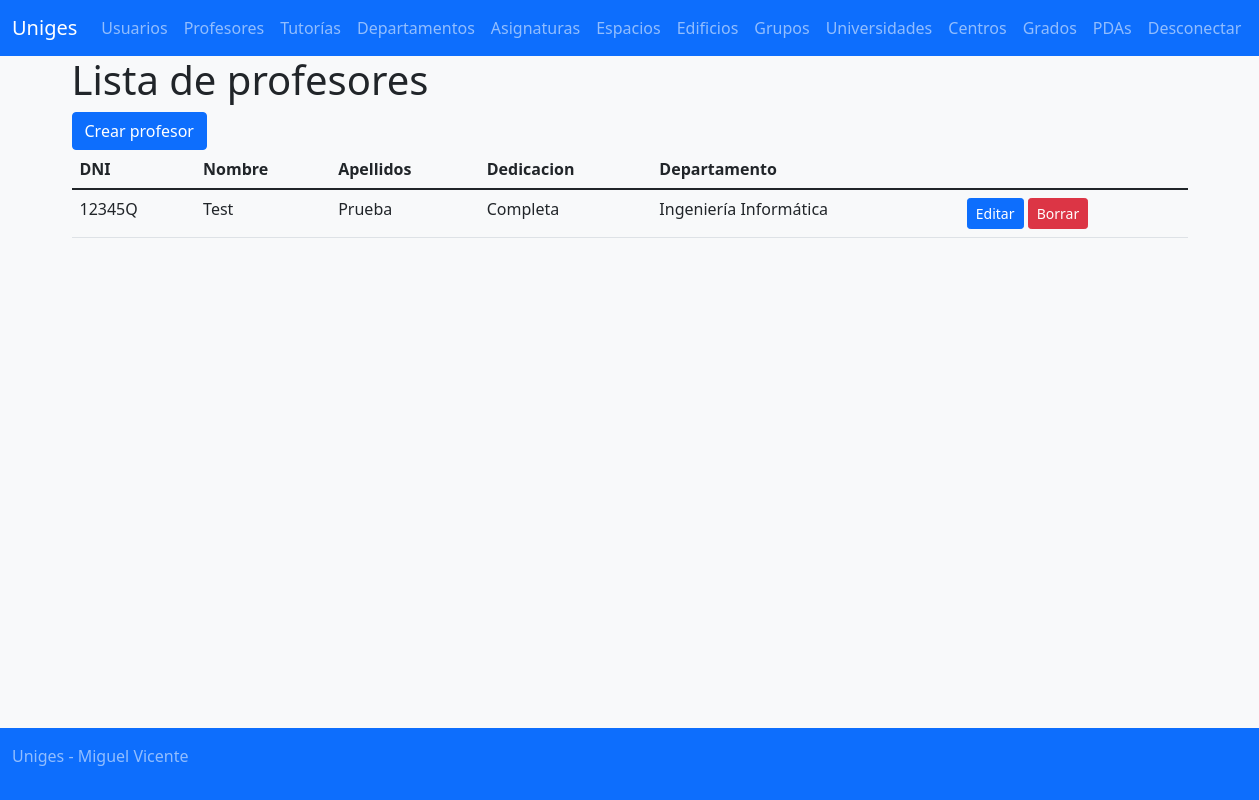
/?controller=professor&action=list (signed in), run on the app's committed database.
### tables this page shows
create table professor (
	id int not null auto_increment primary key,
	academicyear_id int not null,
	department_id int not null,
	dedication varchar(10) not null,
	user_id int not null,
	deleted tinyint(1) not null default 0);

create table user (
       id int not null auto_increment primary key,
	dni varchar(9) not null,
	name varchar(255) not null,
	surname varchar(255) not null,
	email varchar(255),
	password varchar(128),
	deleted tinyint(1) not null default 0);

create table `department` (
	id int not null auto_increment primary key,
	academicyear_id int not null,
	centre_id int not null,
	code varchar(255) not null,
	name varchar(255) not null,
	deleted tinyint(1) not null default 0);

### controladores/ProfessorController.php (called while the page is built, shortened)
<?php
include_once 'modelos/ProfessorModel.php';
include_once 'modelos/DepartmentModel.php';
include_once 'modelos/UserModel.php';
class ProfessorController {
	function list() {
		$professors = ProfessorModel::findAll();
		foreach($professors as &$prof) {
			$user = UserModel::findById($prof->user_id);
			$dept = DepartmentModel::findById($prof->department_id);
			$prof->user = $user;
			$prof->department = $dept;
		}
	}
}
?>

### modelos/ProfessorModel.php (called while the page is built, shortened)
<?php
class ProfessorModel {
	private static function readFromAssoc($fila) {
	    	$res = new ProfessorModel();
		$res->id = $fila["id"];
		$res->academicyear_id = $fila["academicyear_id"];
		$res->department_id = $fila["department_id"];
		$res->dedication = $fila["dedication"];
		$res->deleted = $fila["deleted"];
		$res->user_id = $fila["user_id"];
		return $res;
	}
    public static function findAll() {
	    $conn = Connection::getConnection();
	    $stat = $conn->prepare("SELECT * FROM professor WHERE professor.deleted = 0");
	    $stat->execute();
	    $result = $stat->get_result();
	    $return = array();
	    while($fila = $result->fetch_assoc()) {
	    	array_push($return, ProfessorModel::readFromAssoc($fila));
	    }
	    return $return;
    }
}
?>

### modelos/UserModel.php (called while the page is built, shortened)
<?php
class UserModel {
	static private function readFromAssoc($user_data) {
		$result_user = new UserModel();
		$result_user->id = $user_data["id"];
		$result_user->dni = $user_data["dni"];
		$result_user->name = $user_data["name"];
		$result_user->surname = $user_data["surname"];
		$result_user->email = $user_data["email"];
		$result_user->password = $user_data["password"];
		$result_user->deleted = $user_data["deleted"];
		return $result_user;
	}
	static function findById($id) {
		$conn = Connection::getConnection();
		$stat = $conn->prepare("SELECT * FROM user WHERE id = ? AND deleted = 0");
		$stat->bind_param("i", $id);
		$stat->execute();
		$result = $stat->get_result();
		$user_data = $result->fetch_assoc();
		$result_user = UserModel::readFromAssoc($user_data);
		return $result_user;
	}
}
?>

### modelos/DepartmentModel.php (called while the page is built, shortened)
<?php
class DepartmentModel {
    public static function findById($dept_id) {
	    $conn = Connection::getConnection();
	    $stat = $conn->prepare("SELECT * FROM department WHERE id = ? AND deleted = 0");
	    $stat->bind_param("i", $dept_id);
	    $stat->execute();
	    $result = $stat->get_result();
	    $fila = $result->fetch_assoc();
	    return $fila;
    }
}
?>

### vistas/professor/list.php (the view, shortened to what this page needs)
<h1><?=$strings["professor_list_title"]?></h1>
<?php if(in_array(array("professor", "add"), $sessionPermissions)) { ?>
<a class="btn btn-primary" href="/?controller=professor&action=add"><?=$strings["professor_list_add"]?></a>
<?php } ?>
<table class="table">
	<thead>
		<th scope="col"><?=$strings["user_list_dni"]?></th>
		<th scope="col"><?=$strings["user_list_name"]?></th>
		<th scope="col"><?=$strings["user_list_surname"]?></th>
		<th scope="col"><?=$strings["professor_list_dedication"]?></th>
		<th scope="col"><?=$strings["professor_list_department"]?></th>
	</thead>
	<tbody>
<?php
	foreach($data as $prof) {
?>
	<tr>
		<td><?= $prof->user->dni ?></td>
		<td><?= $prof->user->name ?></td>
		<td><?= $prof->user->surname ?></td>
		<td><?= $prof->dedication ?></td>
		<td><?= $prof->department["name"] ?></td>
		<td>
<?php if(has_permission("professor", "edit")) { ?>
<a class="btn btn-primary btn-sm"
			href="/?controller=professor&action=edit&id=<?= $prof->id ?>">
			<?= $strings["user_list_edit"] ?>
			</a>
<?php } ?>
<?php if(has_permission("professor", "delete")) { ?>
			<form style="display: inline"
				action="/?controller=professor&action=delete" method="POST">
			<input type="submit" value="Borrar" class="btn btn-danger btn-sm" />
			</form>
<?php } ?>
		</td>
	</tr>
<?php
	}
?>
	</tbody>
</table

### data on the page
professor: user.dni "12345Q", user.name "Test", user.surname "Prueba", dedication "Completa", department.name "Ingeniería Informática"

### other printed values
$strings["app_title"] "Uniges"
$strings["navbar_user"] "Usuarios"
$strings["navbar_professor"] "Profesores"
$strings["navbar_tutoria"] "Tutorías"
$strings["navbar_department"] "Departamentos"
$strings["navbar_subject"] "Asignaturas"
$strings["navbar_space"] "Espacios"
$strings["navbar_building"] "Edificios"
$strings["navbar_group"] "Grupos"
$strings["navbar_college"] "Universidades"
$strings["navbar_centre"] "Centros"
$strings["navbar_degree"] "Grados"
$strings["navbar_pda"] "PDAs"
$strings["logout"] "Desconectar"
$strings["professor_list_title"] "Lista de profesores"
